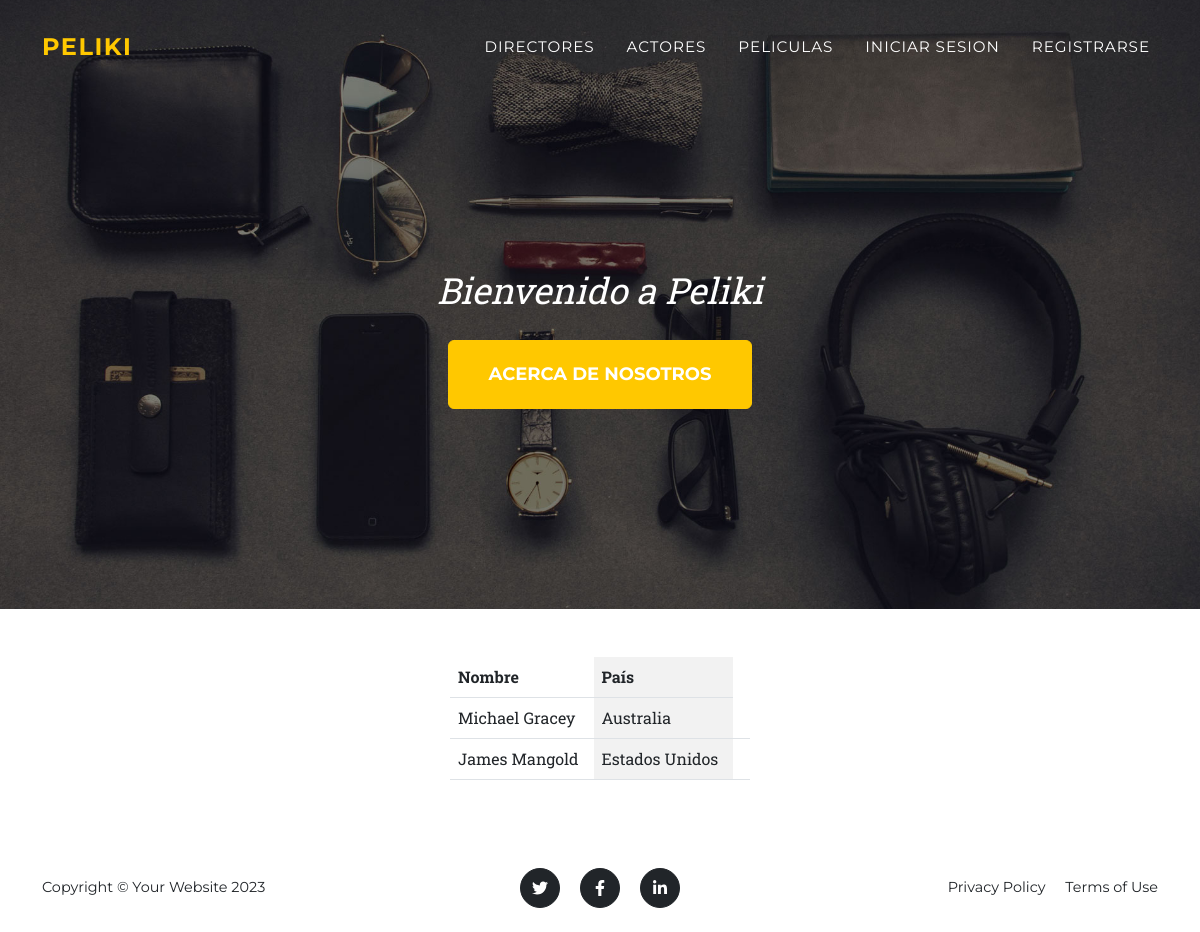
Page /director/list on the earlier database version.
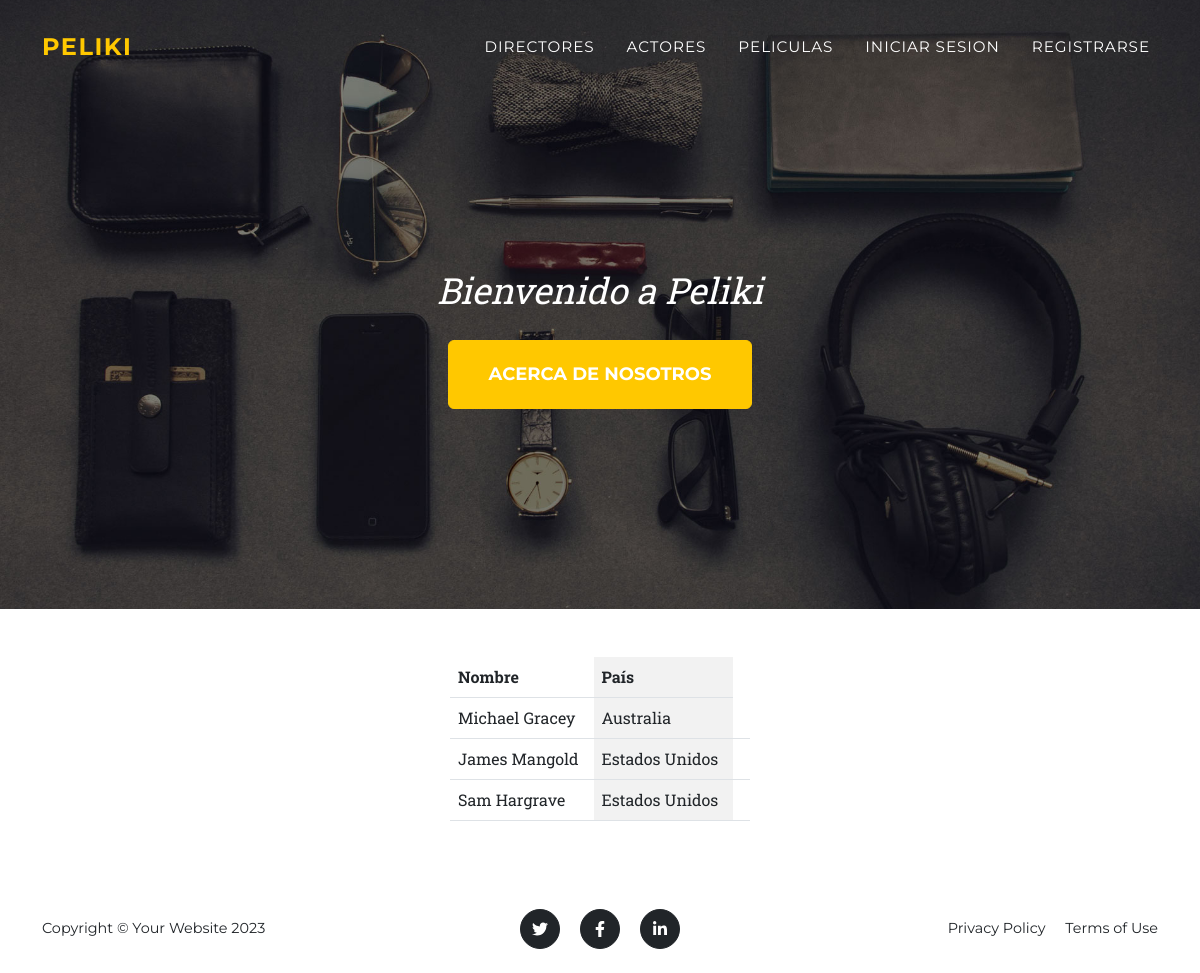
Same page on the later database version.
### core/models.py (models this page shows, shortened)
class Director(models.Model):
    nombre = models.CharField(max_length=100)
    pais = models.CharField(max_length=100)

### core/views.py (the view)
# urls.py: path("director/list", director_list.as_view(), name="director_list"),
class director_list(ListView):
    model = Director

### core/templates/core/director_list.html
{% extends 'core/base.html' %}
{% block contenido %}
    <div class="d-flex justify-content-center mt-5 mb-5">
        <table class="table table-striped-columns w-25 p-3 ">
            <thead>
                <th>Nombre</th>
                <th>País</th>
            </thead>
            <tbody>
                {% for director in object_list %}
                    <tr>
                        <td>{{ director.nombre }}</td>
                        <td>{{ director.pais }}</td>
                        <td>{{ directo.pelicula }}</td>
                    </tr>
                {% endfor %}
            </tbody>
        </table>
    </div>
{% endblock contenido %}

Differences in the rows shown:
added Director: nombre "Sam Hargrave", pais "Estados Unidos"
